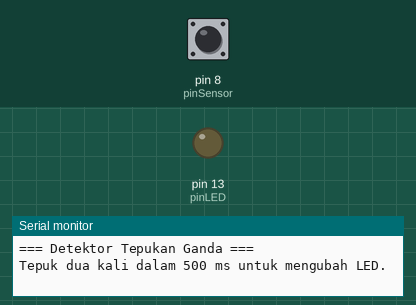
This sketch was run on a simulated Arduino Uno, built with avr-gcc and run on an emulated ATmega328P. Parts: output pins drawn as LEDs (lit = HIGH), the last lines printed to the serial monitor. The inputs (shaded band) are chosen by the test bench; at power-on: pin 8 (pinSensor) HIGH.

Above: at 2.7 s.
2.8 s: pin 8 (pinSensor) pulsed HIGH 2 times (0.12 s each, 0.3 s apart)
At 3.7 s:
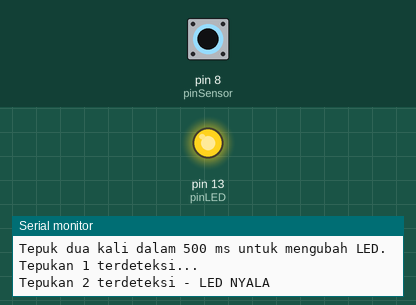
4.9 s: pin 8 (pinSensor) pulsed HIGH 5 times (0.12 s each, 0.3 s apart)
At 5.8 s:
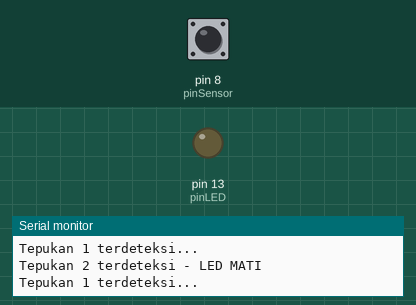
Timing chart, 0 to 7.9 s (numbered marks = the images above; inputs shaded):
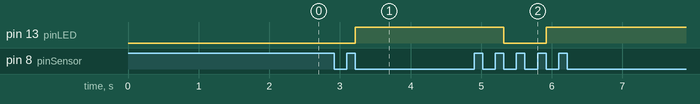

The sketch:

SensorSuara.ino
```cpp
const int pinSensor = 8;
const int pinLED = 13;

int statusSensorSebelumnya = HIGH;
bool statusLED = LOW;

unsigned long waktuTepukanPertama = 0;
unsigned long waktuTepukanTerakhir = 0;
int hitungTepukan = 0;

const unsigned long jedaMaksimalAntarTepukan = 500;
const unsigned long jedaDebounce = 100;

void setup() {
  Serial.begin(9600);
  Serial.println("=== Detektor Tepukan Ganda ===");
  Serial.println("Tepuk dua kali dalam 500 ms untuk mengubah LED.");

  pinMode(pinSensor, INPUT);
  pinMode(pinLED, OUTPUT);
  digitalWrite(pinLED, statusLED);
  waktuTepukanTerakhir = millis();
}

void loop() {
  int statusSensorSekarang = digitalRead(pinSensor);

  if (statusSensorSekarang == LOW && statusSensorSebelumnya == HIGH) {
    unsigned long sekarang = millis();

    if (sekarang - waktuTepukanTerakhir > jedaDebounce) {
      waktuTepukanTerakhir = sekarang;
      hitungTepukan++;

      if (hitungTepukan == 1) {
        waktuTepukanPertama = sekarang;
        Serial.println("Tepukan 1 terdeteksi...");
      }

      else if (hitungTepukan == 2 && (sekarang - waktuTepukanPertama <= jedaMaksimalAntarTepukan)) {
        statusLED = !statusLED;
        digitalWrite(pinLED, statusLED);
        hitungTepukan = 0;
        Serial.print("Tepukan 2 terdeteksi - LED ");
        Serial.println(statusLED ? "NYALA" : "MATI");
      }
    }
  }

  statusSensorSebelumnya = statusSensorSekarang;

  if (hitungTepukan > 0 && (millis() - waktuTepukanTerakhir > jedaMaksimalAntarTepukan)) {
    hitungTepukan = 0;
  }
}
```

Measured:
- after the input at 2.8 s, pin 13 (pinLED): LOW → HIGH after 0.42 s
- after the input at 4.9 s, pin 13 (pinLED): HIGH → LOW after 0.42 s, → HIGH 0.60 s later
